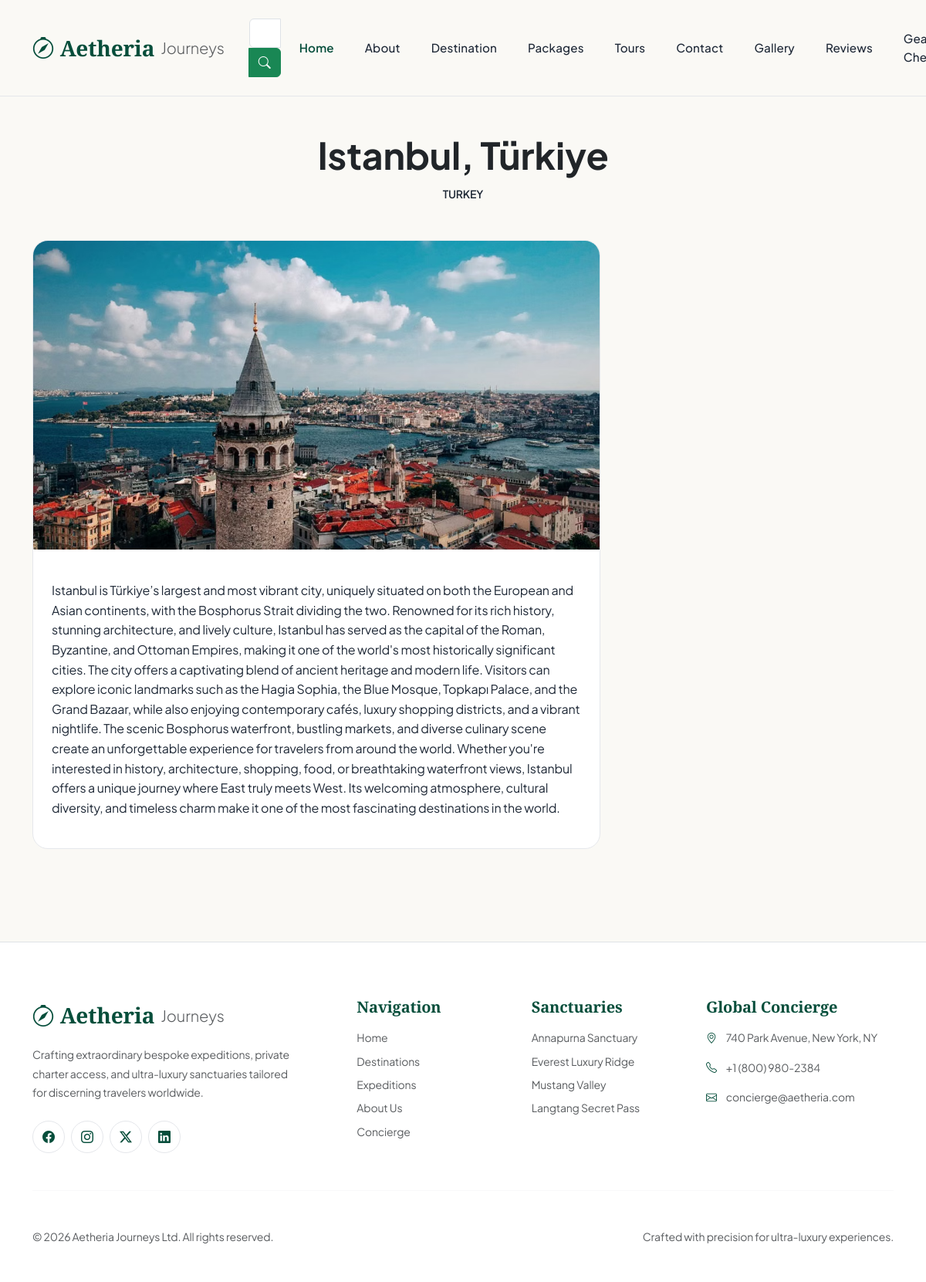
The page /destination_detail/3/ on the database its author committed.
### adminpage/models.py (models this page shows, shortened)
class Destination(models.Model):
    name = models.CharField(max_length=100)
    description = CKEditor5Field("Description", config_name="default")
    category = models.ForeignKey(Category, on_delete=models.CASCADE)
    created_at = models.DateTimeField(auto_now_add=True)
    location = models.CharField(max_length=150)
    image = models.FileField(upload_to="destination/")
    best_time_to_visit = models.CharField(max_length=200)
    latitude = models.DecimalField(max_digits=9, decimal_places=6, blank=True, null=True)
    longitude = models.DecimalField(max_digits=9, decimal_places=6, blank=True, null=True)

### userpage/views.py (the view)
# urls.py: path('destination_detail/<int:destination_id>/', destination_detail, name='destination_detail'),
def destination_detail(request, destination_id):
    destination = get_object_or_404(Destination, id=destination_id) # id =3
    context = {
        'destination': destination,
    }
    return render(request, 'userpage/destination_detail.html', context)

### userpage/templates/userpage/destination_detail.html (shortened to what this page needs)
{% extends "userpage/base.html" %}
{% block content %}
 <section id="destination-detail" class="py-5 my-5">
        <div class="container py-4">
            <div class="text-center mb-5" data-aos="fade-up">
                <h2 class="display-5 fw-bold text-dark mt-1">{{ destination.name }}</h2>
                <span class="text-accent text-uppercase fw-semibold small">{{ destination.location }}</span>
            </div>
            <div class="row g-4">
                <div class="col-lg-8" data-aos="fade-up" data-aos-delay="100">
                    <div class="luxury-card h-100">
                        <div class="card-img-zoom position-relative" style="height: 400px;">
                            {% if destination.image %}
                                <img src="{{ destination.image.url }}" alt="{{ destination.name }}" class="w-100 h-100 object-fit-cover">
                            {% else %}
                                <img src="https://images.unsplash.com/photo-1544735716-392fe2489ffa?auto=format&fit=crop&w=800&q=80" alt="Destination Default" class="w-100 h-100 object-fit-cover">
                            {% endif %}
                        </div>
                        <div class="p-4">
                            <p class="text-gray small mb-3">{{ destination.description|safe }}</p>
                        </div>
                    </div>
                </div>
            </div>
        </div>
    </section>
{% endblock %}

### static/css/style.css (style rules this page uses)
:root { --lux-bg: #FAF9F5; --lux-card-bg: #FFFFFF; --lux-border: #E2E8F0; --lux-border-hover: #CBD5E1; --lux-primary: #064E3B; --lux-primary-hover: #022C22; --lux-accent: #059669; --lux-text-main: #0F172A; --lux-text-muted: #475569; --lux-glass-bg: rgba(255, 255, 255, 0.94); --lux-nav-glass: rgba(250, 249, 245, 0.92); --font-serif: 'Cormorant Garamond', Georgia, serif; --font-sans: 'Plus Jakarta Sans', -apple-system, BlinkMacSystemFont, sans-serif; --border-radius-sm: 8px; --border-radius-md: 12px; --border-radius-lg: 20px; --border-radius-xl: 24px; --shadow-subtle: 0 4px 20px rgba(6, 78, 59, 0.03); --shadow-card: 0 10px 30px rgba(0, 0, 0, 0.05); --shadow-hover: 0 20px 40px rgba(6, 78, 59, 0.1); --transition-fast: all 0.2s cubic-bezier(0.16, 1, 0.3, 1); --transition-smooth: all 0.4s cubic-bezier(0.16, 1, 0.3, 1); }
*, *::before, *::after { box-sizing: border-box; margin: 0; padding: 0; }
html { scroll-behavior: smooth; }
body { background-color: var(--lux-bg); color: var(--lux-text-main); font-family: var(--font-sans); letter-spacing: -0.01em; line-height: 1.6; overflow-x: hidden; -webkit-font-smoothing: antialiased; }
.luxury-card { background: var(--lux-card-bg); border: 1px solid var(--lux-border); border-radius: var(--border-radius-lg); transition: var(--transition-smooth); overflow: hidden; }

### userpage/templates/userpage/base.html (style rules this page uses)
:root { --lux-bg: #FAF9F5; --lux-card-bg: #FFFFFF; --lux-border: #E5E7EB; --lux-primary: #064E3B; --lux-primary-hover: #022C22; --lux-accent: #059669; --lux-text-main: #1F2937; --lux-text-muted: #6B7280; --font-serif: 'Cormorant Garamond', Georgia, serif; --font-sans: 'Plus Jakarta Sans', sans-serif; }
body { background-color: var(--lux-bg); color: var(--lux-text-main); font-family: var(--font-sans); overflow-x: hidden; }

### rows shown on the page
Destination: name "Istanbul, Türkiye", location "TURKEY", image (picture), description "Istanbul is Türkiye’s largest and most vibrant city, uniquely situated on both the European and Asian continents, with the Bosphorus Strait dividing the two. Renowned for its rich history, stunning architecture, and lively culture, Istanbul has served as the capital of the Roman, Byzantine, and Ottoman Empires, making it one of the world's most historically significant cities. The city offers a captivating blend of ancient heritage and modern life. Visitors can explore iconic landmarks such as the Hagia Sophia, the Blue Mosque, Topkapı Palace, and the Grand Bazaar, while also enjoying contemporary cafés, luxury shopping districts, and a vibrant nightlife. The scenic Bosphorus waterfront,…"
